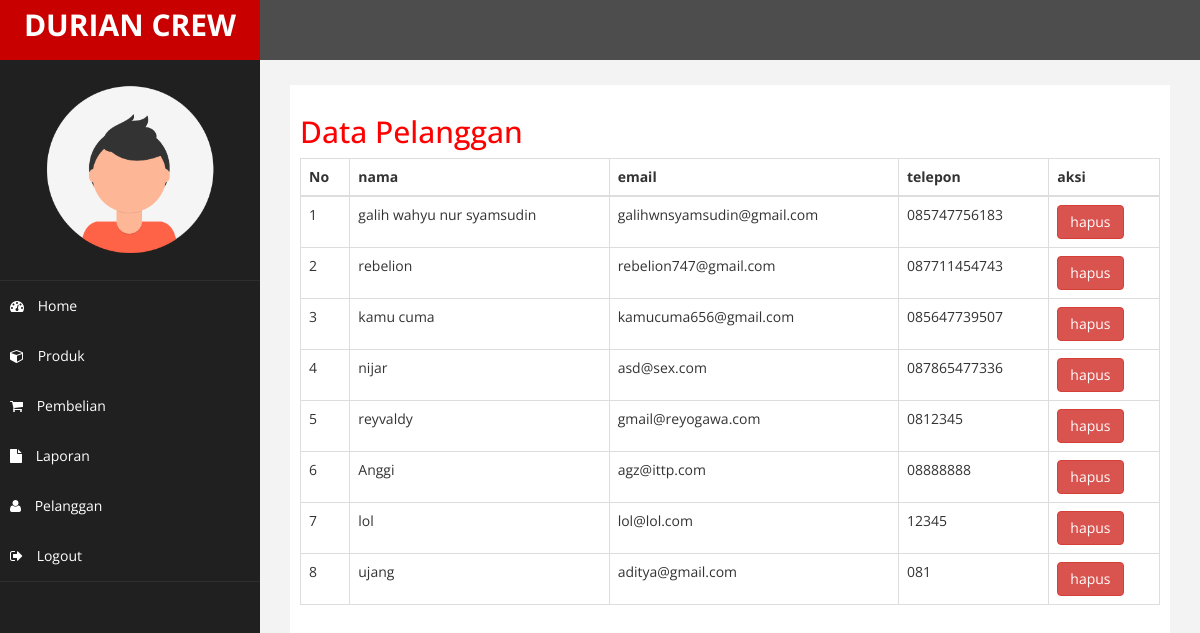
Page /admin/index.php?halaman=pelanggan (signed in) on the committed database.
### tables this page shows
CREATE TABLE `pelanggan` (
  `id_pelanggan` int(11) NOT NULL,
  `email_pelanggan` varchar(100) NOT NULL,
  `password_pelanggan` varchar(50) NOT NULL,
  `nama_pelanggan` varchar(100) NOT NULL,
  `telepon_pelanggan` varchar(25) NOT NULL,
  `alamat_pelanggan` text NOT NULL
);

### admin/pelanggan.php (the view, shortened to what this page needs)
<h2>Data Pelanggan</h2>
<table class="table table-bordered">
	<thead>
		<tr>
			<th>No</th>
			<th>nama</th>
			<th>email</th>
			<th>telepon</th>
			<th>aksi</th>
		</tr>
	</thead>
	<tbody>
		<?php $nomor=1; ?>
		<?php $ambil=$koneksi->query("SELECT * FROM pelanggan"); ?>
		<?php while($pecah=$ambil->fetch_assoc()){ ?>
		<tr>
			<td><?php  echo $nomor; ?></td>
			<td><?php  echo $pecah['nama_pelanggan']; ?></td>
			<td><?php  echo $pecah['email_pelanggan'];  ?></td>
			<td><?php  echo $pecah['telepon_pelanggan']; ?></td>
			<td>
				<a href="" class="btn btn-danger">hapus</a>
			</td>
		</tr>
		<?php $nomor++; ?>
	<?php } ?>
	</tbody>
</table>

### admin/assets/css/custom.css (style rules this page uses)
body { font-family: 'Open Sans', sans-serif; }
h2 { color: #f00; }

### rows in the picture
pelanggan: nama_pelanggan "galih wahyu nur syamsudin", email_pelanggan "galihwnsyamsudin@gmail.com", telepon_pelanggan "085747756183"
pelanggan: nama_pelanggan "rebelion", email_pelanggan "rebelion747@gmail.com", telepon_pelanggan "087711454743"
pelanggan: nama_pelanggan "kamu cuma", email_pelanggan "kamucuma656@gmail.com", telepon_pelanggan "085647739507"
pelanggan: nama_pelanggan "nijar", email_pelanggan "asd@sex.com", telepon_pelanggan "087865477336"
pelanggan: nama_pelanggan "reyvaldy", email_pelanggan "gmail@reyogawa.com", telepon_pelanggan "0812345"
pelanggan: nama_pelanggan "Anggi", email_pelanggan "agz@ittp.com", telepon_pelanggan "08888888"
pelanggan: nama_pelanggan "lol", email_pelanggan "lol@lol.com", telepon_pelanggan "12345"
pelanggan: nama_pelanggan "ujang", email_pelanggan "aditya@gmail.com", telepon_pelanggan "081"
